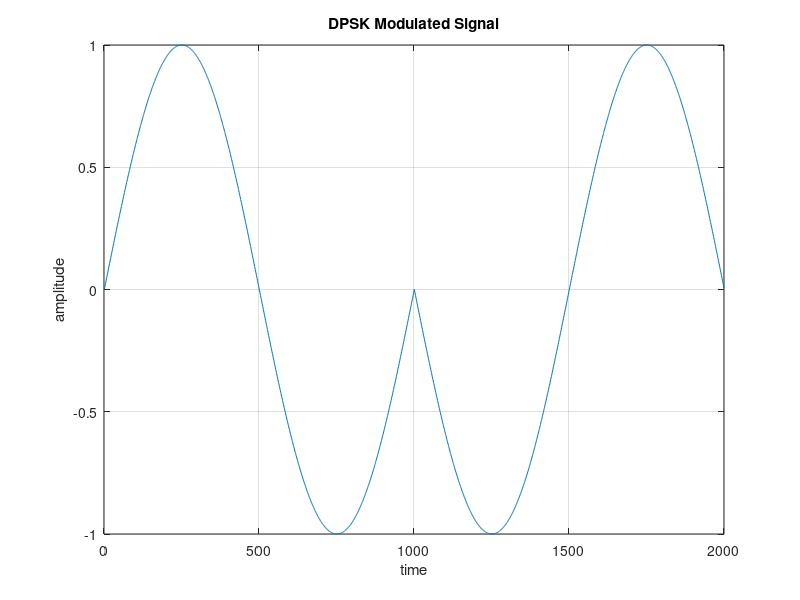

Write the MATLAB code that produced this figure.
%Matlab code for Differential Phase Shift Keying (DPSK)
%Sequence of operations: 
%1)Differential Encoding (dk) (At Transmitting End)
%2)Phase Shift Keying Modulation(At Transmitting End)
%3)Phase Shift Keying Demodulation(At Receiving End)
%4)Differential Decoding(At Receiving End)
clc
clear all
close all

%Binary PSK has the least probability of Error
%But, it does not have immunity to polarity inversion
%Therefore, we combine differential encoding with PSK
%This will result in DPSK

%Differential Encoding
%Example Problem
%Original Bits,   bk=      1    0    1    1    0    1
%Encoded Bits, dk= 1    0    0    1    0    0    1
%dk=   dk-1 XOR  bk

bk=input('Enter the bits to be transmitted')
n=length(bk)

dk(1)=1 %This is arbitrarily chosen
%dk(2)=dk(1) XOR bk(1)
%dk(3)=dk(2) XOR bk(2)
%dk(4)=dk(3) XOR bk(3)

for i=2:n+1
dk(i)=xor(dk(i-1),bk(i-1));
end
disp('Differntially Encoded Bits Are')
dk %To display encoded bits

%To simulate PSK Modulated Signal

%To simulate Carrier Signal
t=0:0.001:1-0.001;%There will be 1000 values in t
carrier1=sin(2*pi*1*t);

PSK_Mod_Sig=[]%lets create an empty matrix
for(i=1:n+1)
    if(dk(i)==1)
        PSK_Mod_Sig=[PSK_Mod_Sig carrier1]
    else
        PSK_Mod_Sig=[PSK_Mod_Sig -carrier1]
    end
end
 
plot(PSK_Mod_Sig)
grid on
xlabel('time')
ylabel('amplitude')
title('DPSK Modulated Signal')

%To demodulate PSK
dk=[]; %start with an empty matrix to store demod bits
for i=0:n %n is the number of bits
    correlator_op=sum(PSK_Mod_Sig(length(t)*i+1:length(t)*(i+1)).*carrier1)
        if(correlator_op>0)
            dk=[dk 1];
        else
            dk=[dk 0];
        end
end 
 dk %To display dk
% 
% %Differntial Decoding Assuming Bits are received correctly
% %Received bits, dk=1    0    0    1    0    0    1
% %Decoded Bits, bk=      1    0    1    1    0    1
% 
% %Differntial Decoding Assuming Bits are Inverted
% %Received bits, dk=0    1    1    0    1    1    0
% %Decoded Bits, bk=      1    0     1    1    0    1
% %bk=dk XOR dk-1
% 
% %bk(1)=dk(1) XOR dk(2)
% %bk(2)=dk(2) XOR dk(3)
% %bk(3)=dk(3) XOR dk(4)

for i=1:n
    bk(i)=xor(dk(i),dk(i+1)); 
end
disp('Decoded Bits Are')
bk %To display bk







